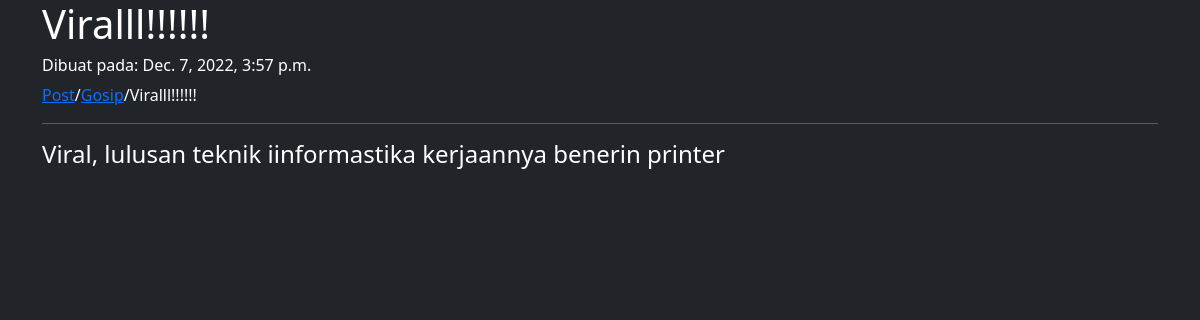
The page /blog/post/viralll/ on the database its author committed.
### blog/models.py (models this page shows, shortened)
class Post(models.Model):
    judul = models.CharField(max_length=255)
    body = models.TextField(max_length=255)
    category = models.CharField(max_length=255)
    dibuat = models.DateTimeField(auto_now_add=True, null=True)
    slug = models.SlugField(null=True, blank=True, editable=False)

### blog/views.py (the view)
# urls.py: path('post/<slug>/', postingan, name='postingan'),
def postingan(request, slug):
    post = Post.objects.get(slug=slug)
    print('berhasil')
    return render(request, 'postingan.html', {'post':post})

### blog/templates/postingan.html (shortened to what this page needs)
{% extends 'base.html'%}
{% block content %}
  <div class='container'>
    <h1>{{post.judul}}</h1>
    <h6>Dibuat pada: {{post.dibuat}}</h6>
    <p class='text-capitalize'> <a href="{% url 'semua_postingan' %}">Post</a>/<a href="{% url 'kategori' post.category %}">{{post.category}}</a>/{{post.judul}}</p>
    <hr>
    <h4>{{post.body}}</h4>
  </div>
{% endblock content %}

### static/css/master.css (style rules this page uses)
body { height: 100%; background-color: #212529; }

### rows shown on the page
Post: dibuat "Dec. 7, 2022, 3:57 p.m.", category "Gosip", judul "Viralll!!!!!!", body "Viral, lulusan teknik iinformastika kerjaannya benerin printer"
